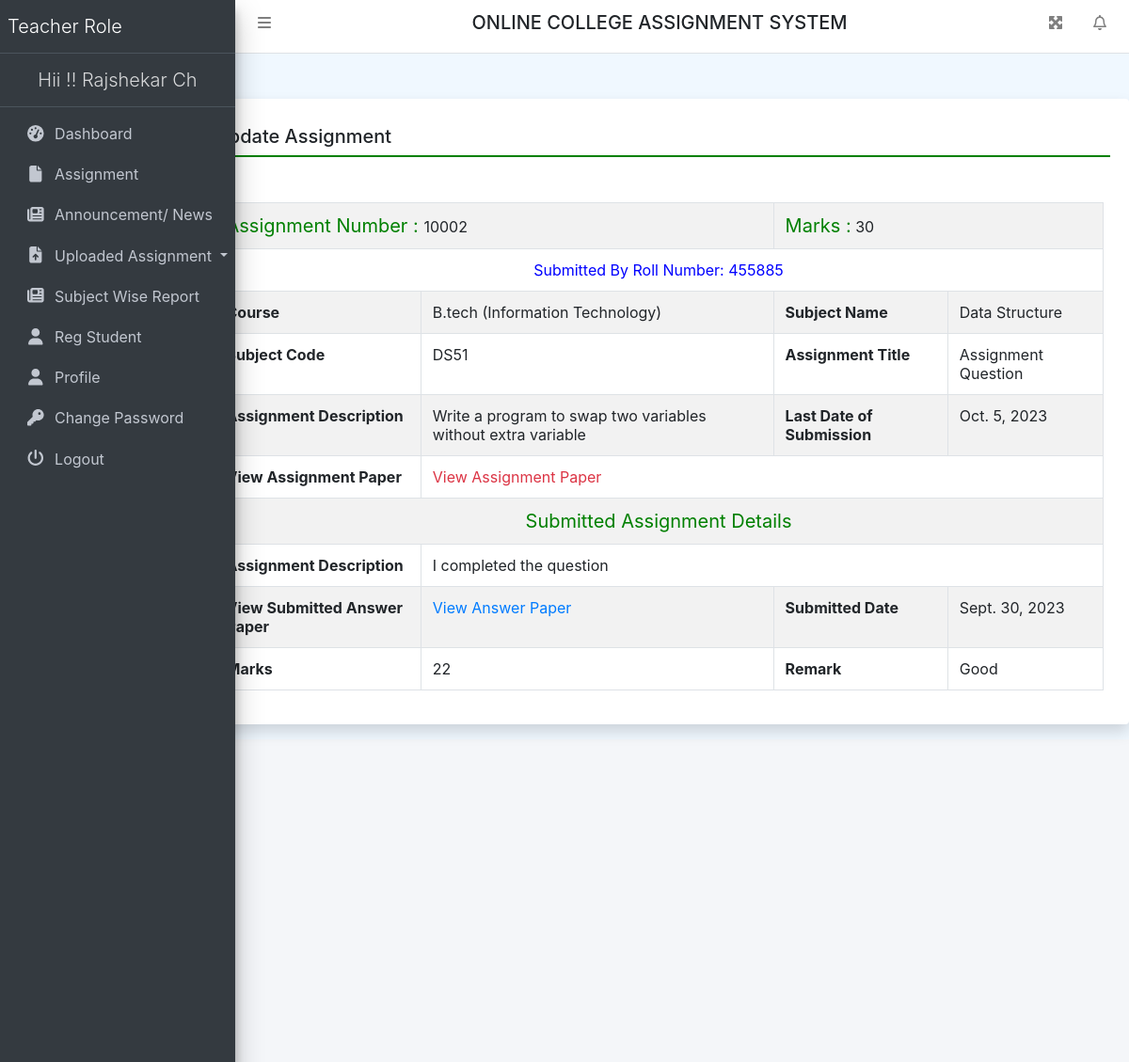
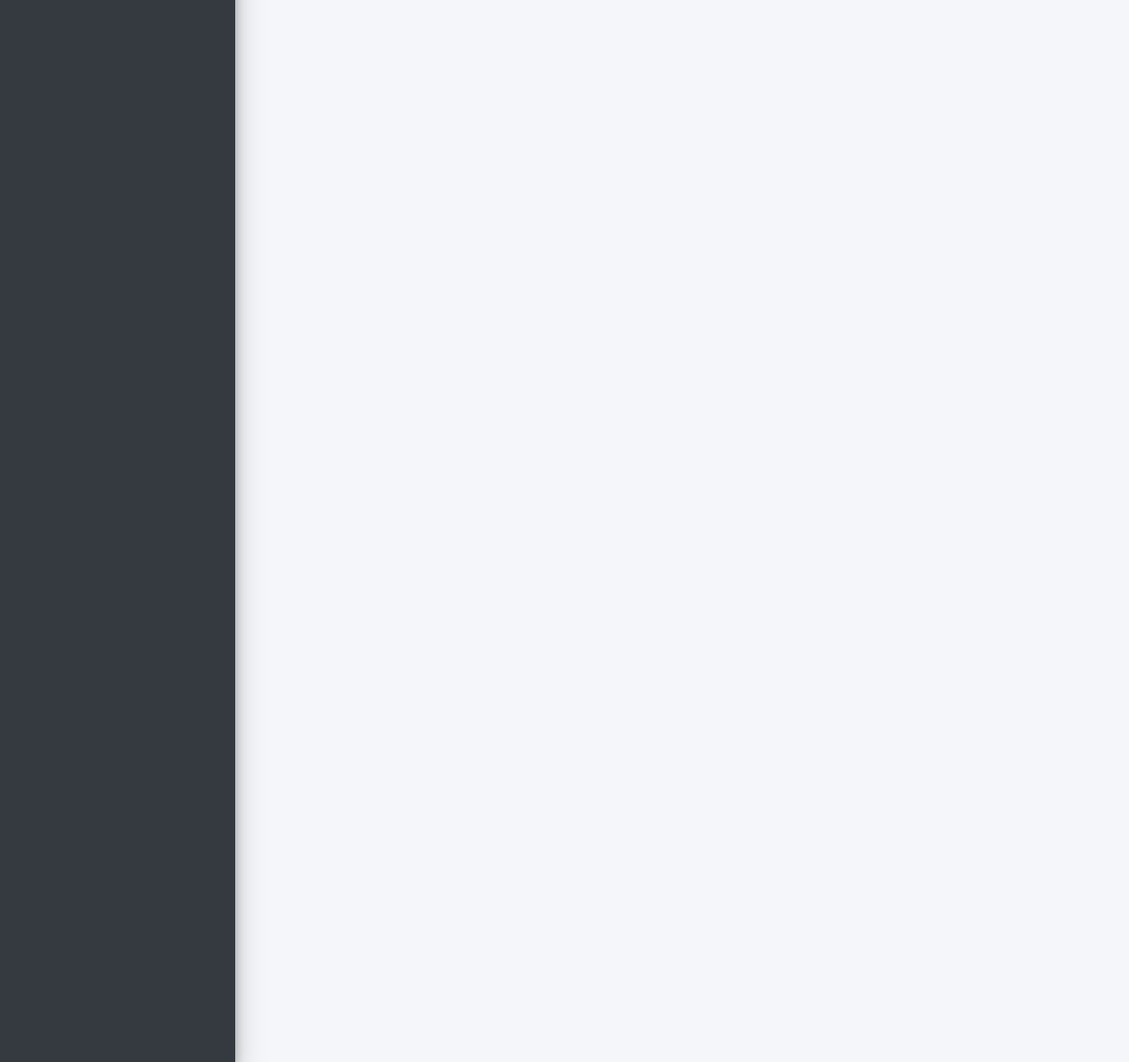
/viewUncheckedAssign/5 (signed in), run on the app's committed database (2 pictures, top to bottom).
### collegeAssignment/models.py (models this page shows, shortened)
class Uploadass(models.Model):
    assignment = models.ForeignKey(Assigment, on_delete=models.CASCADE)
    userdetail = models.ForeignKey(UserDetail, on_delete=models.CASCADE)
    Assdesc = models.CharField(max_length=300, null=True)
    AnswerFile = models.FileField(null=True)
    SubmitDate = models.DateField(null=True)
    Marks = models.CharField(max_length=100, null=True)
    Remarks = models.CharField(max_length=250, null=True)
    UpdationDate = models.DateField(null=True)

class Assigment(models.Model):
    teacher = models.ForeignKey(Teacher, on_delete=models.CASCADE)
    course = models.ForeignKey(Course, on_delete=models.CASCADE)
    subject = models.ForeignKey(Subject, on_delete=models.CASCADE)
    AssignmentNumber = models.IntegerField(null=True)
    AssignmentTitle = models.CharField(max_length=150, null=True)
    AssignmentDescription = models.CharField(max_length=300, null=True)
    SubmissionDate = models.DateField(null=True)
    AssignmentMarks = models.CharField(max_length=150, null=True)
    AssignmentFile = models.FileField(max_length=200, null=True)
    CreationDate = models.DateTimeField(auto_now_add=True)

class UserDetail(models.Model):
    user = models.ForeignKey(User, on_delete=models.CASCADE)
    MobileNumber = models.CharField(max_length=200, null=True)
    course = models.ForeignKey(Course, on_delete=models.CASCADE)
    RollNumber = models.CharField(max_length=200, null=True)
    RegDate = models.DateTimeField(auto_now_add=True)

class Course(models.Model):
    BranchName = models.CharField(max_length=150, null=True)
    CourseName = models.CharField(max_length=200, null=True)
    CreationDate = models.DateTimeField(auto_now_add=True)

class Subject(models.Model):
    course = models.ForeignKey(Course, on_delete=models.CASCADE)
    SubjectFullname = models.CharField(max_length=200, null=True)
    SubjectShortname = models.CharField(max_length=50, null=True)
    SubjectCode = models.CharField(max_length=50, null=True)
    CreationDate = models.DateTimeField(auto_now_add=True)

### collegeAssignment/views.py (the view, shortened to what this page needs)
# urls.py: path('viewUncheckedAssign/<int:pid>', viewUncheckedAssign, name='viewUncheckedAssign'),
def viewUncheckedAssign(request, pid):
    if not request.user.is_authenticated:
        return redirect('teacher_login')
    error = ""
    uploadass = Uploadass.objects.get(id=pid)
    return render(request, 'viewUncheckedAssign.html', locals())

### collegeAssignment/templates/viewUncheckedAssign.html (shortened to what this page needs)
{% extends 'teacherHeader.html' %}
{% block main %}
<div class="card shadow mt-5 offset-2">
    <div class="card-body">
        <h5 class="p-2" style="border-bottom: 2px solid green;">Update Assignment</h5>
        <div class="container-fluid mt-3">
            <table border="1" class="table table-striped table-bordered first mt-5">
                <tr>
                    <td colspan="2"><span style="font-size : 20px; color : green">Assignment Number : </span>
                        {{uploadass.assignment.AssignmentNumber}}
                    </td>
                    <td colspan="2"><span style="font-size : 20px; color : green">Marks  :</span>
                        {{uploadass.assignment.AssignmentMarks}}
                    </td>
                </tr>
                <tr>
                    <td colspan="4"><center><span style="color: blue"> Submitted By Roll Number: {{uploadass.userdetail.RollNumber}}</span></center></td>
                </tr>
                <tr>
                    <th>Course</th>
                    <td>{{uploadass.assignment.course.CourseName}} ({{uploadass.assignment.course.BranchName}})</td>
                    <th>Subject Name</th>
                    <td>{{uploadass.assignment.subject.SubjectFullname}}</td>
                </tr>
                <tr>
                    <th>Subject Code</th>
                    <td>{{uploadass.assignment.subject.SubjectCode}}</td>
                    <th>Assignment Title</th>
                    <td>{{uploadass.assignment.AssignmentTitle}}</td>
                </tr>
                <tr>
                    <th>Assignment Description</th>
                    <td>{{uploadass.assignment.AssignmentDescription}}</td>
                    <th>Last Date of Submission</th>
                    <td>{{uploadass.assignment.SubmissionDate}}</td>
                </tr>
                <tr>
                    <th>View Assignment Paper</th>
                    <td colspan="3"><a href="{{uploadass.assignment.AssignmentFile.url}}" class="text-danger">View Assignment
                        Paper</a></td>
                </tr>
                <tr>
                    <td colspan="4"><span style="font-size : 20px; color : green"><center>Submitted Assignment Details</center> </span></td>
                </tr>
                <tr>
                    <th>Assignment Description</th>
                    <td colspan="3">{{uploadass.Assdesc}}</td>
                </tr>
                <tr>
                    <th>View Submitted Answer Paper</th>
                    <td><a href="{{uploadass.AnswerFile.url}}" class="text-primary">View Answer Paper</a></td>
                    <th>Submitted Date</th>
                    <td>{{uploadass.SubmitDate}}</td>
                </tr>
{% if not uploadass.Marks %}
                <form method="post">
                    {% csrf_token %}
                    <tr>
                        <th>Remark</th>
                        <td colspan="3"><textarea name="Remarks" class="form-control" required></textarea></td>
                    </tr>
                    <tr>
                        <th>Marks</th>
                        <td colspan="3"><input type="text" name="Marks" class="form-control"></td>
                    </tr>
                    <tr align="center">
                        <td colspan="4">
                            <button type="submit" name="submit" class="btn btn-primary">Update</button>
                        </td>
                    </tr>
                </form>
                {% else %}
                <tr>
                    <th>Marks</th>
                    <td>{{uploadass.Marks}}</td>
                    <th>Remark</th>
                    <td>{{uploadass.Remarks}}</td>
                </tr>
                {% endif %}
            </table>
        </div>
    </div>
</div>
{% endblock %}

### collegeAssignment/templates/teacherHeader.html (shortened to what this page needs)
{% load static %}
<html>
    <head runat="server">
        <link href="{% static 'css/bootstrap.css' %}" rel="stylesheet" />
        <link href="{% static 'css/all.css' %}" rel="stylesheet" />
        <link href="{% static 'css/adminlte.css' %}" rel="stylesheet" />
        <link href="{% static 'css/OverlayScrollbars.css' %}" rel="stylesheet" />
        <link rel="stylesheet" href="https://cdn.datatables.net/1.10.23/css/jquery.dataTables.min.css">
        <link rel="stylesheet" href="https://cdn.datatables.net/buttons/1.6.5/css/buttons.dataTables.min.css">
		<link rel="stylesheet" href="https://cdn.jsdelivr.net/npm/bootstrap-select@1.13.14/dist/css/bootstrap-select.min.css">
    </head>
    <body class="hold-transition sidebar-mini layout-fixed layout-navbar-fixed layout-footer-fixed">
        <nav class="main-header navbar navbar-expand navbar-white navbar-light">
            <ul class="navbar-nav">
                <li class="nav-item">
                    <a class="nav-link" data-widget="pushmenu" href="#" role="button"><i class="fas fa-bars"></i></a>
                </li>
            </ul>
            <h5 class="text-center text-uppercase" style="width:100%;">Online College Assignment System</h5>
            <ul class="navbar-nav ml-auto">
                <li class="nav-item">
                    <a class="nav-link" data-widget="fullscreen" href="#" role="button">
                        <i class="fas fa-expand-arrows-alt"></i>
                    </a>
                </li>
                <li class="nav-item dropdown">
                    <a class="nav-link" data-toggle="dropdown" href="#">
                        <i class="far fa-bell fas-shake animated"></i>
                    </a>
                </li>
            </ul>
        </nav>
        <aside class="main-sidebar sidebar-dark-primary elevation-4">
            <a href="{% url 'tdashboard' %}" class="brand-link">
                <span class="brand-text font-weight-light">Teacher Role</span>
            </a>
			<a href="{% url 'tdashboard' %}" class="brand-link">
                <center><span class="brand-text font-weight-light">Hii !! {{request.user.first_name}} {{request.user.last_name}} </span></center>
            </a>
            <div class="sidebar">
                <nav class="mt-2">
                    <ul class="nav nav-pills nav-sidebar flex-column" data-widget="treeview" role="menu" data-accordion="false">
                        <li class="nav-item"><a href="{% url 'tdashboard' %}" class="nav-link">
                    <i class="nav-icon fas fa-tachometer-alt"></i>
                    <p>Dashboard</p>
                </a></li>
                <li class="nav-item"><a href="{% url 'teacherAssignment' %}" class="nav-link">
							<i class="nav-icon fas fa-file"></i>
							<p>Assignment</p>
                </a></li>
                <li class="nav-item"><a href="{% url 'teacherNews' %}" class="nav-link">
							<i class="nav-icon fas fa-newspaper"></i>
							<p>Announcement/ News</p>
                </a></li>
                <li class="nav-item dropdown">
                    <a class="nav-link dropdown-toggle" href="#" id="navbarDropdown"
                       role="button" data-toggle="dropdown" aria-haspopup="true"
                       aria-expanded="false"> <i class="nav-icon fas fa-file-upload"></i> Uploaded Assignment </a>
                </li>
                <li class="nav-item"><a href="{% url 'subjectwiseReport' %}" class="nav-link">
							<i class="nav-icon fas fa-newspaper"></i>
							<p>Subject Wise Report</p>
                </a></li>
                <li class="nav-item"><a href="{% url 'regCoursewiseUser' %}" class="nav-link">
							<i class="nav-icon fas fa-user"></i>
							<p>Reg Student</p>
                </a></li>
                        <li class="nav-item"><a href="{% url 'teacherProfile' %}" class="nav-link">
							<i class="nav-icon fas fa-user"></i>
							<p>Profile</p>
                </a></li>
                        <li class="nav-item"><a href="{% url 'teacherchangePassword' %}" class="nav-link">
							<i class="nav-icon fas fa-key"></i>
							<p>Change Password</p>
                </a></li>
                        <li class="nav-item"><a href="/logout" class="nav-link">
							<i class="nav-icon fas fa-power-off"></i>
							<p>Logout</p>
                </a></li>
                    </ul>
                </nav>
            </div>
        </aside>
        {% block main %}
        {% endblock %}
        <div class="content-wrapper"></div>

### collegeAssignment/static/css/all.css (style rules this page uses)
.fa-bars:before { content: "\f0c9"; }
.fa-bell:before { content: "\f0f3"; }
.fa-file:before { content: "\f15b"; }
.fa-key:before { content: "\f084"; }
.fa-newspaper:before { content: "\f1ea"; }
.fa-power-off:before { content: "\f011"; }
.fa-user:before { content: "\f007"; }

### collegeAssignment/static/css/OverlayScrollbars.css (style rules this page uses)
.os-host, .os-host-textarea { position: relative; overflow: visible !important; -webkit-box-orient: vertical; -webkit-box-direction: normal; -ms-flex-direction: column; flex-direction: column; -ms-flex-wrap: nowrap; flex-wrap: nowrap; -webkit-box-pack: start; -ms-flex-pack: start; justify-content: flex-start; -ms-flex-line-pack: start; align-content: flex-start; -webkit-box-align: start; -ms-flex-align: start; -ms-grid-row-align: flex-start; align-items: flex-start; }

### collegeAssignment/templates/teacherHeader.html (style rules this page uses)
body { background-color: aliceblue; }

### data on the page
Uploadass: assignment.AssignmentNumber "10002", assignment.AssignmentMarks "30", userdetail.RollNumber "455885", assignment.course.CourseName "B.tech", assignment.course.BranchName "Information Technology", assignment.subject.SubjectFullname "Data Structure", assignment.subject.SubjectCode "DS51", assignment.AssignmentTitle "Assignment Question", assignment.AssignmentDescription "Write a program to swap two variables without extra variable", assignment.SubmissionDate "Oct. 5, 2023", Assdesc "I completed the question", SubmitDate "Sept. 30, 2023", Marks "22", Remarks "Good"

### other printed values
{{ request.user.first_name }} "Rajshekar"
{{ request.user.last_name }} "Ch"
